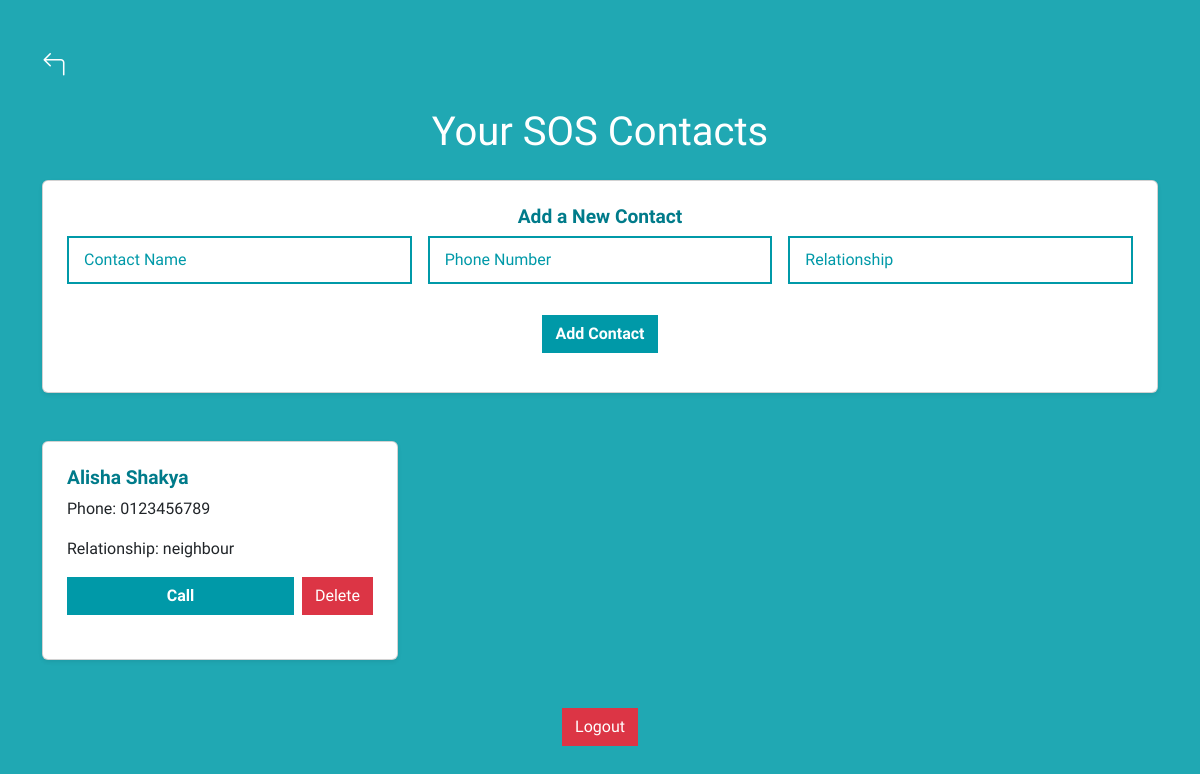
Page /sos (signed in) on the earlier database version.
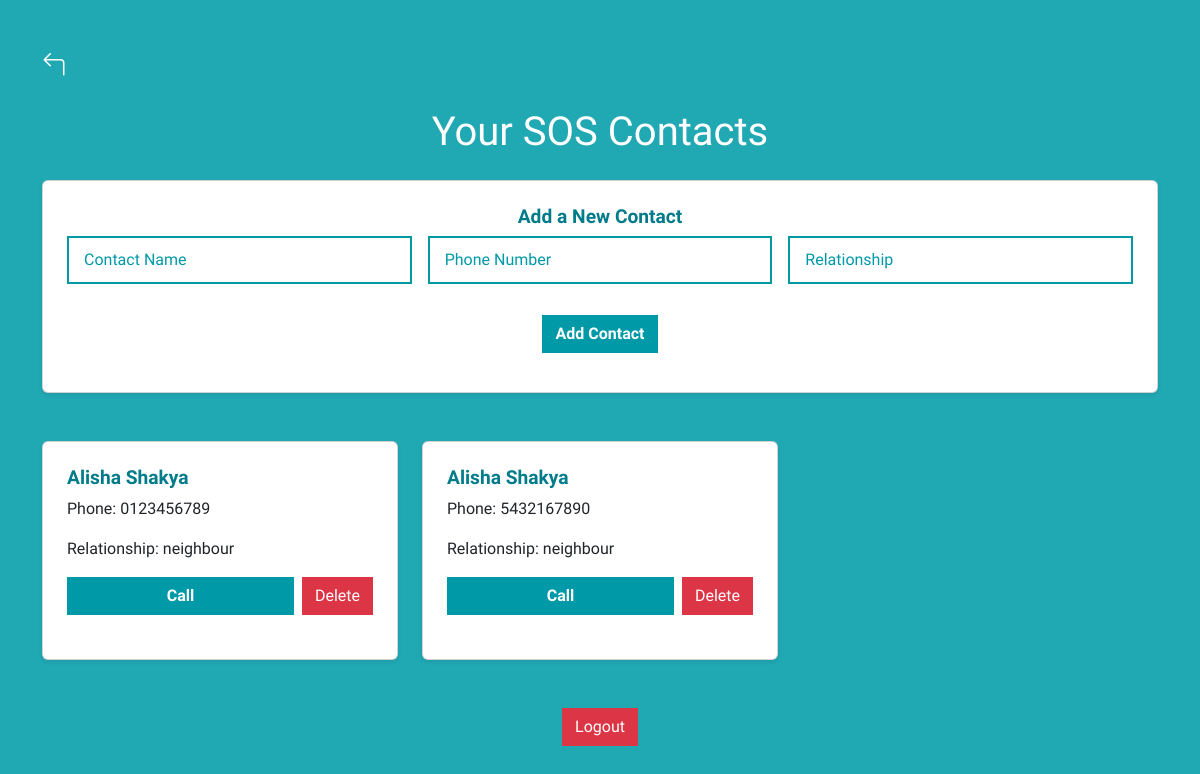
Same page on the later database version.
### models.py (models this page shows)
class SOSContact(db.Model):
    __tablename__ = 'sos_contacts'
    id = db.Column(db.Integer, primary_key=True)
    user_id = db.Column(db.Integer, db.ForeignKey('users.user_id'), nullable=False)
    name = db.Column(db.String(255), nullable=False)
    phone = db.Column(db.String(20), nullable=False)
    relationship = db.Column(db.String(100), nullable=False)

### routes.py (the view, shortened to what this page needs)
    @app.route('/sos', methods=['GET', 'POST'])
    def sos():
        user_id = session.get('user_id')
        if not user_id:
            return redirect(url_for('login'))
        user = User.query.get(user_id)
        contacts = SOSContact.query.filter_by(user_id=user_id).all()
        return render_template('sos.html', user=user, contacts=contacts)

### templates/sos.html (shortened to what this page needs)
<!DOCTYPE html>
<html lang="en">
<head>
    <link rel="stylesheet" href="https://cdnjs.cloudflare.com/ajax/libs/bootstrap-icons/1.10.5/font/bootstrap-icons.min.css">
    <link href="https://cdn.jsdelivr.net/npm/bootstrap@5.3.3/dist/css/bootstrap.min.css" rel="stylesheet">
    <link rel="stylesheet" href="{{ url_for('static', filename='css/style.css') }}">
</head>
<body class="bg-change">
    <div class="container py-5">
        <div class="d-flex justify-content-start mb-4">
            <a href="{{ url_for('dashboard') }}" class="back-icon">
                <i class="bi bi-arrow-90deg-left"></i>
            </a>
        </div>
        <h1 class="text-center text-primary mb-4">Your SOS Contacts</h1>
        {% if contacts|length < 5 %}
            <div class="card mb-5 shadow-sm">
                <div class="card-body">
                    <h5 class="card-title text-center text-dark">Add a New Contact</h5>
                    <form method="POST" action="{{ url_for('sos') }}" class="row g-3">
                        <div class="col-md-4">
                            <input type="text" name="name" class="form-control" placeholder="Contact Name" required>
                        </div>
                        <div class="col-md-4">
                            <input type="tel" name="phone" class="form-control" placeholder="Phone Number" required pattern="\d+"
                                   inputmode="numeric" title="Please enter a valid phone number">
                        </div>
                        <div class="col-md-4">
                            <input type="text" name="relationship" class="form-control" placeholder="Relationship" required>
                        </div>
                        <div class="col-12 text-center">
                            <button type="submit" class="btn btn-primary">Add Contact</button>
                        </div>
                    </form>
                </div>
            </div>
        {% else %}
            <div class="alert alert-warning text-center" role="alert">
                Maximum of 5 contacts allowed. Remove a contact to add a new one.
            </div>
        {% endif %}
        <div class="row g-4">
            {% for contact in contacts %}
                <div class="col-md-6 col-lg-4">
                    <div class="card shadow-sm h-100">
                        <div class="card-body">
                            <h5 class="card-title">{{ contact.name }}</h5>
                            <p class="card-text">Phone: {{ contact.phone }}</p>
                            <p class="card-text">Relationship: {{ contact.relationship }}</p>
                            <div class="d-flex justify-content-between">
                                <a href="tel:{{ contact.phone }}" class="btn btn-primary flex-grow-1 me-2">Call</a>
                                <form method="POST" action="{{ url_for('sos') }}">
                                    <button type="submit" class="btn btn-danger">Delete</button>
                                </form>
                            </div>
                        </div>
                    </div>
                </div>
            {% endfor %}
        </div>
        <div class="text-center mt-5">
            <form action="{{ url_for('logout') }}" method="post">
                <button type="submit" class="btn btn-danger">Logout</button>
            </form>
        </div>
    </div>
</body>
</html>

Differences in the rows shown:
added SOSContact: name "Alisha Shakya", phone "5432167890", relationship "neighbour"
